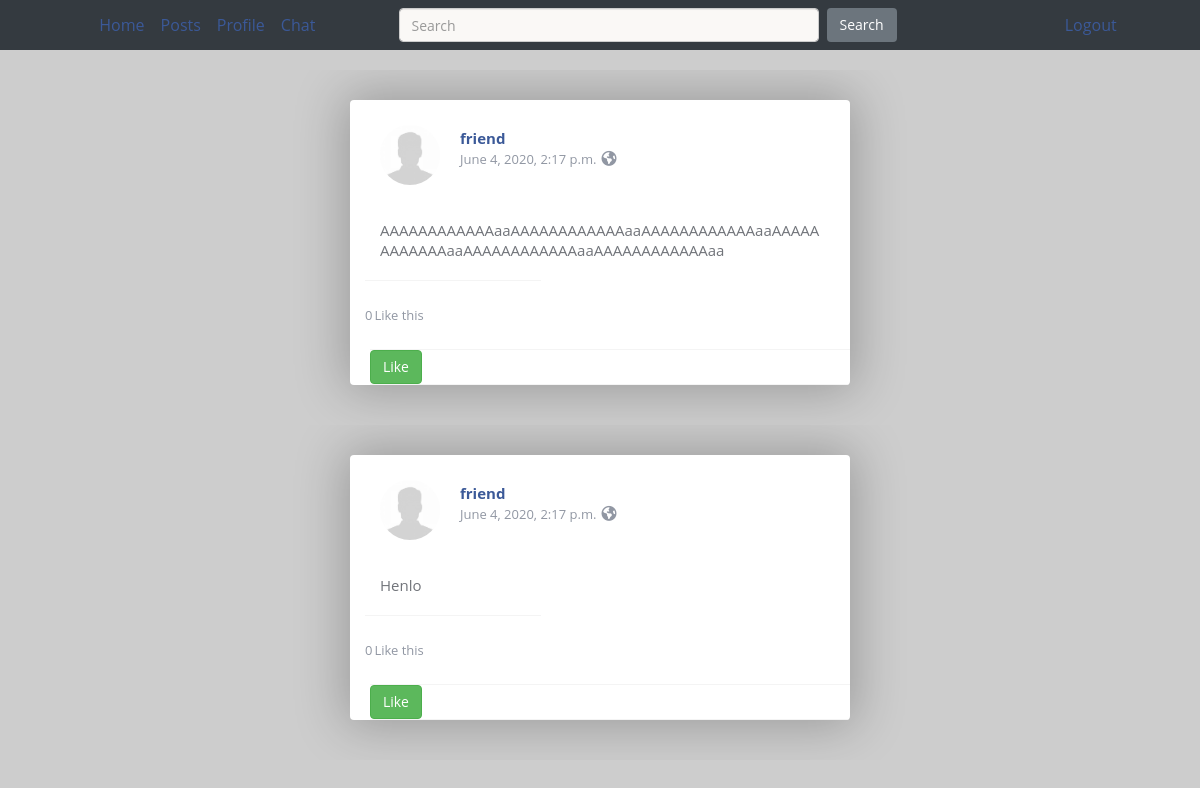
Page /profile/friend/posts (signed in) on the committed database.
### postfeed/models.py (models this page shows, shortened)
class Post(models.Model):
    user = models.ForeignKey(User, on_delete=models.CASCADE, related_name="post", null=True)
    body = models.TextField()
    liked = models.ManyToManyField(User, default=None, blank=True, related_name="liked")
    creation_date = models.DateTimeField(auto_now_add=True)

### profiles/models.py (models this page shows, shortened)
class UserProfile(models.Model):
    user = models.OneToOneField(User, on_delete=models.CASCADE)
    age = models.IntegerField(blank=True, null=True)
    gender = models.CharField(max_length=25, null=True, blank=True, default="")
    icon = models.ImageField(upload_to=upload_path, blank=True, null=True, default='photos/default.jpg')
    gallery = models.ImageField(upload_to=upload_path, blank=True, null=True)
    friends = models.ManyToManyField("UserProfile", blank=True)

### postfeed/views.py (the view, shortened to what this page needs)
# urls.py: path('profile/<username>/posts', views.posts, name='posts'),
@login_required
def posts(request, username):
    form = PostCreateForm(request.POST or None)
    searched_user = User.objects.get(username=username)
    posts = searched_user.post.all().order_by('-creation_date')
    return render(request, 'postfeed/posts.html', context={'searched_user': searched_user, 'posts': posts, 'form': form})

### postfeed/forms.py
class PostCreateForm(forms.ModelForm):
    class Meta:
        model = Post
        fields = ['body']
        labels = {
            'body': 'Express yourself'
        }
        widgets = {
            'body': forms.Textarea(attrs={'style': 'height: 5em; width: 90%; margin: 0 auto; word-wrap: break-word;'}),
        }

### postfeed/templates/postfeed/posts.html (shortened to what this page needs)
{% extends 'main/base.html' %}
{% block content %}
{% if posts %}
{% for post in posts %}
  <div class="container">
    <div class="box image">
      <div class="box-header">
        <h3><a href="{% url 'profiles:profile' searched_user.username %}"><img src="{{ searched_user.userprofile.icon.url }}" alt="" />{{ searched_user.get_username }}</a>
          <span class="mt-1">{{ post.creation_date }}<i class="fa fa-globe"></i></span>
        </h3>
      </div>
      <div class="box-content">
        <div class="bottom" style="word-wrap: break-word;">
          <p>{{ post.body }}</p>
        </div>
      </div>
      <div class="box-likes">
        <div class="row">
          <span>{{ post.liked.all.count }}</span>
          <span>Like this</span>
        </div>
      </div>
      <div class="box-buttons">
        <div class="row" style="margin-left: 20px;">
              <div style="display:inline-block">
                <form action="{% url 'postfeed:like_post_self' %}" method="POST" >
                {% if user not in post.liked.all %}
                  <button class="btn btn-success" type="submit">Like</button>
                {% else %}
                  <button class="btn btn-danger" type="submit">Unlike</button>
                {% endif %}
            </form>
              </div>
      </div>
    </div>
  </div>
  </div>
{% endfor %}
{% else %}
    <p>No posts are available.</p>
{% endif %}
{% endblock %}

### main/templates/main/base.html (style rules this page uses)
body { background-color: rgb(205, 205, 205) !important; }
html, body { font-family: 'Open Sans', sans-serif; font-size: 16px; font-weight: 400; line-height: 28px; margin: 0; padding: 0; }
a { color: #3B5998; text-decoration: none; }
.container { margin: 0 auto; overflow: hidden; padding: 0; position: relative; }
.container > .box { background: #FFF; border-radius: 4px; box-shadow: 0 0 50px 5px rgba(0,0,0,.25); height: auto; margin: 30px auto 40px; max-width: 500px; overflow: hidden; padding: 20px 0 0; position: relative; }
.container > .box > [class*="box-"] { margin: 0 auto; padding: 0 30px; position: relative; }
.container > .box > [class*="box-"] img { display: block; width: 100%; }
.container > .box > .box-header { margin: 0 auto; padding: 0 30px 10px; width: initial; }
.container > .box > .box-header > h3 { font-size: 15px; font-weight: 700; height: 60px; margin: 5px auto; overflow: hidden; padding: 5px 0 0; position: relative; }
.container > .box > .box-header > h3 > a { margin: 0; overflow: hidden; padding: 0; position: relative; }
.container > .box > .box-header > h3 > span { color: #9197A3; display: block; font-size: 13px; font-weight: 400; margin-top: -8px; }
.container > .box > .box-header > h3 > span .fa { font-size: 15px; margin-left: 5px; }
.container > .box > .box-header img { border-radius: 100px; float: left; height: 60px; margin: -5px 20px 0 0; object-fit: cover; width: 60px; }
.container > .box > .box-content { margin: 0; overflow: hidden; padding: 0; position: relative; width: initial; }
.container > .box > .box-content > .bottom { margin: 0 auto; padding: 0 30px; position: relative; width: initial; }
.container > .box > .box-content > .bottom > p { color: #71747A; font-size: 15px; line-height: 20px; margin: 0; padding: 20px 0; }
.container > .box > .box-likes { margin: 0 auto; overflow: hidden; padding: 0 30px; position: relative; }
.container > .box > .box-likes > .row { border-top: 1px solid #F4F4F4; padding: 20px 0; }
.container > .box > .box-likes > .row > span { display: inline-block; font-size: 13px; margin: 0 2px 0 0; position: relative; vertical-align: middle; }
.container > .box > .box-likes > .row:first-child { float: left; width: 60%; }
.container > .box > .box-likes > .row:last-child { float: left; text-align: end; width: 40%; }
.container > .box > .box-likes > .row:first-child > span, .container > .box > .box-likes > .row:last-child > span { color: #9197A3; }
.container > .box > .box-likes > .row:last-child > span { display: inline-block; verrtical-align: middle; }
.container > .box > .box-buttons { margin: 0 auto; overflow: hidden; padding: 0; position: relative; }
.container > .box > .box-buttons *,*::before,*::after { -webkit-box-sizing: border-box; -moz-box-sizing: border-box; box-sizing: border-box; }
.container > .box > .box-buttons > .row { border-bottom: 1px solid #F4F4F4; border-top: 1px solid #F4F4F4; overflow: hidden; padding: 0; position: relative; }

### rows in the picture
Post: userprofile.icon (placeholder picture), creation_date "June 4, 2020, 2:17 p.m.", body "AAAAAAAAAAAAaaAAAAAAAAAAAAaaAAAAAAAAAAAAaaAAAAAAAAAAAAaaAAAAAAAAAAAAaaAAAAAAAAAAAAaa", liked.all.count "0", shows "Like"
Post: userprofile.icon (placeholder picture), creation_date "June 4, 2020, 2:17 p.m.", body "Henlo", liked.all.count "0", shows "Like"

### other values in the picture
{{ searched_user.get_username }} "friend"
